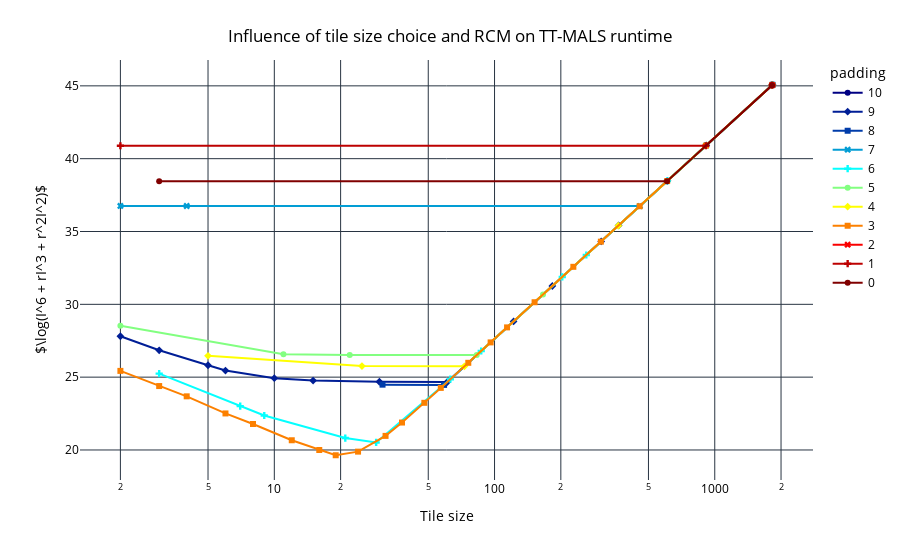

The notebook cell this image was saved under:
### Code cell
# next: explore effects of variable ordering: rcm to concentrate nonzero entries
default_colorscale = px.colors.sequential.Jet
colors = px.colors.sample_colorscale(default_colorscale, 11)
fig = px.line(padding_df[padding_df["matrix_name"] == "ex3"], x="tile_size", y="log_obj_func", color="padding", symbol="padding", log_x=True, color_discrete_sequence=colors,
                 labels={
                     "tile_size": "Tile size",
                     "rcm": "RCM",
                     "matrix_name": "Matrix Name",
                 })
fig.update_layout(
    title={
        'text': "Influence of tile size choice and RCM on TT-MALS runtime",
        'x':0.5,
        'xanchor': 'center',
        'yanchor': 'top'
    },
    plot_bgcolor='white',   # Plot area background color
    paper_bgcolor='white',  # Entire figure background color
    font=dict(color='black'), # Font color
    yaxis_title=r'$\log(I^6 + rI^3 + r^2I^2)$'
)
fig.show()

fig.write_image("plots/rcm_tile_size_vs_log_obj_func.pdf")

### Figure 1 — Plotly figure (JSON) as saved in the notebook; plotly's stock layout.template omitted (floating-point values rounded to 4 significant figures)
{"data": [{"hovertemplate": "padding=10<br>Tile size=%{x}<br>log_obj_func=%{y}<extra></extra>", "legendgroup": "10", "line": {"color": "rgb(0, 0, 131)", "dash": "solid"}, "marker": {"symbol": "circle"}, "mode": "lines+markers", "name": "10", "orientation": "v", "showlegend": true, "x": [1831.0], "xaxis": "x", "y": [45.08], "yaxis": "y", "type": "scatter"}, {"hovertemplate": "padding=9<br>Tile size=%{x}<br>log_obj_func=%{y}<extra></extra>", "legendgroup": "9", "line": {"color": "rgb(0, 30, 150)", "dash": "solid"}, "marker": {"symbol": "diamond"}, "mode": "lines+markers", "name": "9", "orientation": "v", "showlegend": true, "x": [2.0, 3.0, 5.0, 6.0, 10.0, 15.0, 30.0, 61.0, 122.0, 183.0, 305.0, 366.0, 610.0, 915.0, 1830.0], "xaxis": "x", "y": [27.81, 26.84, 25.82, 25.45, 24.93, 24.76, 24.68, 24.67, 28.82, 31.26, 34.32, 35.42, 38.48, 40.91, 45.07], "yaxis": "y", "type": "scatter"}, {"hovertemplate": "padding=8<br>Tile size=%{x}<br>log_obj_func=%{y}<extra></extra>", "legendgroup": "8", "line": {"color": "rgb(0, 60, 170)", "dash": "solid"}, "marker": {"symbol": "square"}, "mode": "lines+markers", "name": "8", "orientation": "v", "showlegend": true, "x": [31.0, 59.0, 1829.0], "xaxis": "x", "y": [24.48, 24.47, 45.07], "yaxis": "y", "type": "scatter"}, {"hovertemplate": "padding=7<br>Tile size=%{x}<br>log_obj_func=%{y}<extra></extra>", "legendgroup": "7", "line": {"color": "rgb(2, 157, 212)", "dash": "solid"}, "marker": {"symbol": "x"}, "mode": "lines+markers", "name": "7", "orientation": "v", "showlegend": true, "x": [2.0, 4.0, 457.0, 914.0, 1828.0], "xaxis": "x", "y": [36.76, 36.75, 36.75, 40.91, 45.07], "yaxis": "y", "type": "scatter"}, {"hovertemplate": "padding=6<br>Tile size=%{x}<br>log_obj_func=%{y}<extra></extra>", "legendgroup": "6", "line": {"color": "rgb(5, 255, 255)", "dash": "solid"}, "marker": {"symbol": "cross"}, "mode": "lines+markers", "name": "6", "orientation": "v", "showlegend": true, "x": [3.0, 7.0, 9.0, 21.0, 29.0, 63.0, 87.0, 203.0, 261.0, 609.0, 1827.0], "xaxis": "x", "y": [25.24, 23.01, 22.37, 20.82, 20.52, 24.86, 26.8, 31.88, 33.39, 38.47, 45.06], "yaxis": "y", "type": "scatter"}, {"hovertemplate": "padding=5<br>Tile size=%{x}<br>log_obj_func=%{y}<extra></extra>", "legendgroup": "5", "line": {"color": "rgb(130, 255, 128)", "dash": "solid"}, "marker": {"symbol": "circle"}, "mode": "lines+markers", "name": "5", "orientation": "v", "showlegend": true, "x": [2.0, 11.0, 22.0, 83.0, 166.0, 913.0, 1826.0], "xaxis": "x", "y": [28.53, 26.58, 26.52, 26.51, 30.67, 40.9, 45.06], "yaxis": "y", "type": "scatter"}, {"hovertemplate": "padding=4<br>Tile size=%{x}<br>log_obj_func=%{y}<extra></extra>", "legendgroup": "4", "line": {"color": "rgb(255, 255, 0)", "dash": "solid"}, "marker": {"symbol": "diamond"}, "mode": "lines+markers", "name": "4", "orientation": "v", "showlegend": true, "x": [5.0, 25.0, 73.0, 365.0, 1825.0], "xaxis": "x", "y": [26.47, 25.76, 25.74, 35.4, 45.06], "yaxis": "y", "type": "scatter"}, {"hovertemplate": "padding=3<br>Tile size=%{x}<br>log_obj_func=%{y}<extra></extra>", "legendgroup": "3", "line": {"color": "rgb(252, 128, 0)", "dash": "solid"}, "marker": {"symbol": "square"}, "mode": "lines+markers", "name": "3", "orientation": "v", "showlegend": true, "x": [2.0, 3.0, 4.0, 6.0, 8.0, 12.0, 16.0, 19.0, 24.0, 32.0, 38.0, 48.0, 57.0, 76.0, 96.0, 114.0, 152.0, 228.0, 304.0, 456.0, 608.0, 912.0, 1824.0], "xaxis": "x", "y": [25.43, 24.39, 23.68, 22.51, 21.78, 20.67, 20.0, 19.64, 19.89, 20.97, 21.88, 23.24, 24.26, 25.99, 27.39, 28.42, 30.14, 32.58, 34.3, 36.73, 38.46, 40.89, 45.05], "yaxis": "y", "type": "scatter"}, {"hovertemplate": "padding=2<br>Tile size=%{x}<br>log_obj_func=%{y}<extra></extra>", "legendgroup": "2", "line": {"color": "rgb(250, 0, 0)", "dash": "solid"}, "marker": {"symbol": "x"}, "mode": "lines+markers", "name": "2", "orientation": "v", "showlegend": true, "x": [1823.0], "xaxis": "x", "y": [45.05], "yaxis": "y", "type": "scatter"}, {"hovertemplate": "padding=1<br>Tile size=%{x}<br>log_obj_func=%{y}<extra></extra>", "legendgroup": "1", "line": {"color": "rgb(189, 0, 0)", "dash": "solid"}, "marker": {"symbol": "cross"}, "mode": "lines+markers", "name": "1", "orientation": "v", "showlegend": true, "x": [2.0, 911.0, 1822.0], "xaxis": "x", "y": [40.89, 40.89, 45.05], "yaxis": "y", "type": "scatter"}, {"hovertemplate": "padding=0<br>Tile size=%{x}<br>log_obj_func=%{y}<extra></extra>", "legendgroup": "0", "line": {"color": "rgb(128, 0, 0)", "dash": "solid"}, "marker": {"symbol": "circle"}, "mode": "lines+markers", "name": "0", "orientation": "v", "showlegend": true, "x": [3.0, 607.0, 1821.0], "xaxis": "x", "y": [38.45, 38.45, 45.04], "yaxis": "y", "type": "scatter"}], "layout": {"xaxis": {"anchor": "y", "domain": [0.0, 1.0], "title": {"text": "Tile size"}, "type": "log"}, "yaxis": {"anchor": "x", "domain": [0.0, 1.0], "title": {"text": "$\\log(I^6 + rI^3 + r^2I^2)$"}}, "legend": {"title": {"text": "padding"}, "tracegroupgap": 0}, "margin": {"t": 60}, "title": {"text": "Influence of tile size choice and RCM on TT-MALS runtime", "x": 0.5, "xanchor": "center", "yanchor": "top"}, "font": {"color": "black"}, "plot_bgcolor": "white", "paper_bgcolor": "white"}}
